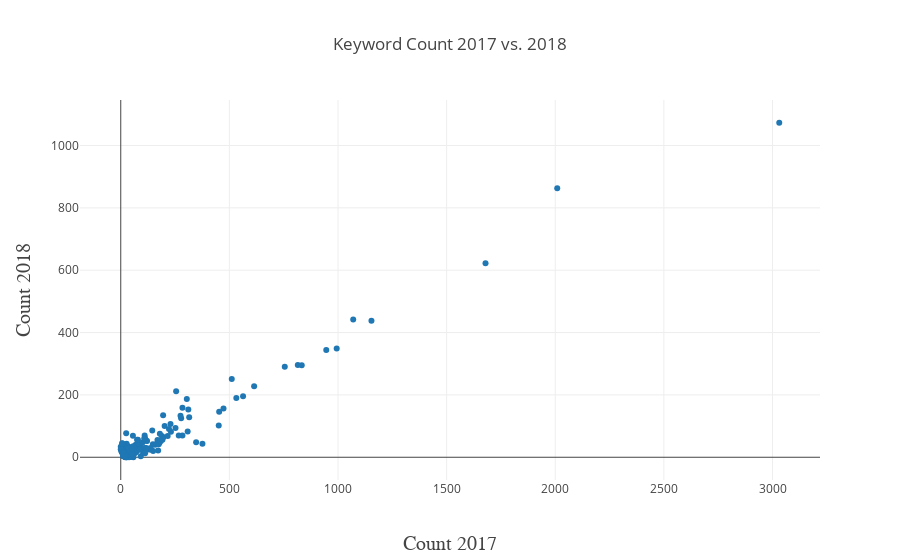

The code cell stored with this chart in its notebook:
### Code cell
trace = go.Scatter(
    x=year_word_count.Count_2017.tolist(),
    y=year_word_count.Count_2018.tolist(),
    text=(year_word_count.Keyword + ':' + year_word_count.Total_Count.astype(str) ).tolist(),
    mode='markers',
)

layout = go.Layout(
        title='Keyword Count 2017 vs. 2018',
         xaxis=dict(
            title='Count 2017',
            titlefont=dict(
                family='Myriad',
                size=20,
            ),
             showticklabels=True
        ),
         yaxis=dict(
            title='Count 2018',
            titlefont=dict(
                family='Myriad',
                size=20,
            )
        )
    )

data = [trace]
fig = go.Figure(data=data,layout=layout)
ipy(fig, config=plotly_config)

### Figure 1 — Plotly figure (JSON) as saved in the notebook; plotly's stock layout.template omitted (floating-point values rounded to 4 significant figures; data arrays with more than 128 entries replaced by an {"elided": "..."} marker saying what was removed)
{"data": [{"mode": "markers", "text": {"elided": "239 str values"}, "type": "scatter", "x": {"elided": "239 int values"}, "y": {"elided": "239 int values"}}], "layout": {"title": "Keyword Count 2017 vs. 2018", "xaxis": {"showticklabels": true, "title": "Count 2017", "titlefont": {"family": "Myriad", "size": 20}}, "yaxis": {"title": "Count 2018", "titlefont": {"family": "Myriad", "size": 20}}}}
